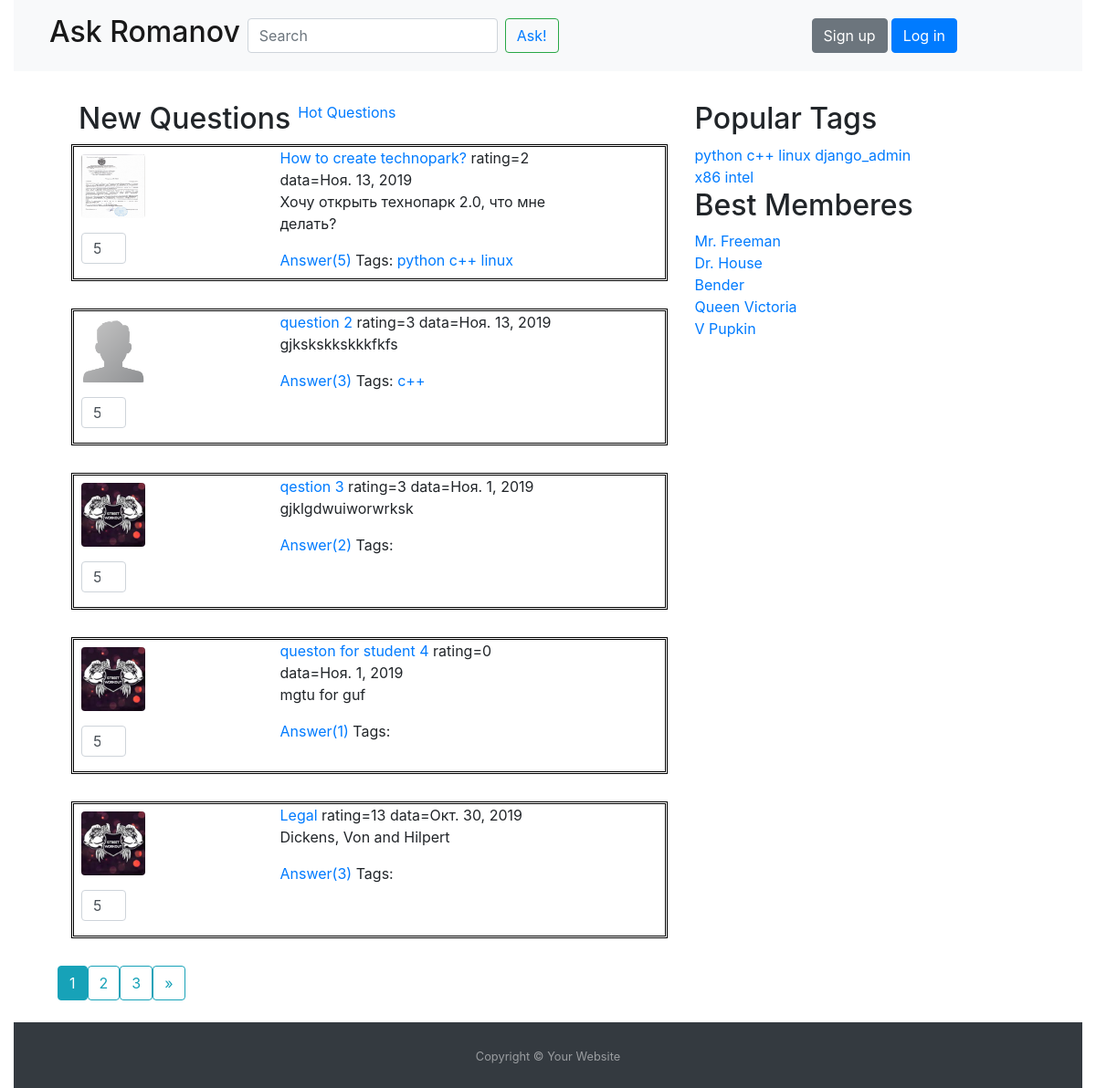
The page / on the database its author committed.
### askpupkin/models.py (models this page shows, shortened)
class Question(models.Model):
    title = models.CharField(max_length=255)
    data_create = models.DateField(auto_now_add=True)
    content = models.TextField()
    author = models.ForeignKey(User, on_delete=models.SET_NULL, blank=True, null=True)
    rating = models.IntegerField(default=0)
    tag = models.ManyToManyField(Tag, blank=True)
    objects = QuestionManager()
    @property
    def answer_count(self):
        return self.answer_set.count()

class Profile(models.Model):
    avatar = models.ImageField(default="default.png", upload_to="images/")
    rating = models.IntegerField(default=0)
    user = models.OneToOneField(User, on_delete=models.CASCADE)

class Tag(models.Model):
    tag_word = models.CharField(max_length=80)

### askpupkin/views.py (the view)
# urls.py: path('', views.question_list, name="question_list"),
def question_list(request, tag=None):
    path = request.path
    if path == '/hot':
        question_list = Question.objects.best_questions()
    elif re.match(r'^/tag/.+$', path):  # tag select
        question_list = Question.objects.filter(tag__tag_word=tag)
    else:
        question_list = Question.objects.newest_questions()
    page = paginate(question_list, request)
    paginator = page.paginator
    tags = Tag.objects.all()
    context = {'questions': page.object_list, 'tags': tags,
               'page': page, 'paginator': paginator}
    return render(request, 'index.html', context=context)

### askpupkin/models.py (called while the page is built)
    def newest_questions(self):
        return self.order_by('-data_create')

### askpupkin/views.py (called while the page is built)
def paginate(object_list, request):
    try:
        limit = int(request.GET.get('limit', 5))
    except ValueError:
        limit = 5
    if limit > 100:
        limit = 5
    try:
        page = int(request.GET.get('page', 1))
    except ValueError:
        raise Http404
    paginator = Paginator(object_list, limit)
    try:
        page = paginator.page(page)
    except EmptyPage:
        page = paginator.page(paginator.num_pages)
    return page

### askpupkin/templates/index.html
{% extends 'base.html' %}
{% load static %}
{% block content %}
    <div class="content d-flex">
        <p class="h2 ml-2 mr-2">New Questions</p>
        <a href="{% url "hot" %}"><p>Hot Questions</p></a>
    </div>
    {% for question in questions %}
        <div class="content forms">
            <div class="row">
                <div class="col-4 d-flex flex-column">
                    <img src="{{ question.author.profile.avatar.url }}" class="rounded m-2"/>
                    <input type="number" name="like" class="form-control m-2 col-3" value="5" size="2"/>
                </div>
                <div class="col-6">
                    <span><a href="{% url "question" question.id %}">{{ question.title }}</a></span>
                    <span> rating={{ question.rating }}</span>
                    <span>data={{ question.data_create }}</span>
                    <p>{{ question.content }}</p>
                    <a href="{% url 'question' question.id %}">Answer({{ question.answer_count }}) </a><span>Tags: </span>
                    {% for tag in question.tag.all %}
                        <a href="{% url 'tag' tag.tag_word %}"> {{ tag.tag_word }}
                    {% endfor %}</a>
                </div>
            </div>
        </div>
    {% endfor %}
{% endblock %}

### askpupkin/templates/base.html (shortened to what this page needs)
<!DOCTYPE html>
<html lang="en">
<head>
    {% load staticfiles %}
    <link rel="stylesheet" type="text/css" href="{% static "css/bootstrap.min.css" %}"/>
    <link rel="stylesheet" href="{% static "css/style.css" %}"/>
</head>
<body class="container-fluid">
<div class="main-block">
    <header>
        <nav class="navbar navbar-expand-md navbar-light bg-light">
            <div class="navbar-search col-9 d-flex flex-row">
                <ul class="navbar-nav">
                    <li class="nav-item active">
                        <a class="nav-link" href="/"><h2>Ask Romanov</h2></a>
                    </li>
                </ul>
                <form class="form-inline my-1">
                    <input type="text" class="form-control" placeholder="Search" aria-label="Search"/>
                    <button class="btn btn-outline-success m-2"><a href="{% url 'ask' %}"> Ask!</a></button>
                </form>
            </div>
            {% if user.is_authenticated %}
                <a href="{% url 'logout' %}?next={{ request.path }}" class="mx-1">Log out</a>
                <strong class="alert alert-success">Hello <a
                        href="{% url 'cabinet' %}"> {{ user.username }}</a></strong>
                <a href="{% url "cabinet" %}"><img src="{{ user.profile.avatar.url }}" class="rounded m-2"
                                                   alt="Avatar" width="60" height="60"/></a>
            {% else %}
                <a href="{% url "signup" %}" class="mx-1 btn btn-secondary">Sign up</a>
                <a href="{% url "login" %}?next={{ request.path }}" class="btn btn-primary">Log in</a>
            {% endif %}
        </nav>
    </header>
    <div class="main-content">
        <section class="d-flex">
            <div class="left-content ml-5 col-7">
                {% block content %}
                {% endblock %}
            </div>
            <div class="right-content col-3">
                {% block tag %}
                    <div class="content tags">
                        <h2>Popular Tags</h2>
                        {% for tag in tags %}
                            <a href="{% url "tag" tag.tag_word %}"><span>{{ tag.tag_word }}</span></a>
                        {% endfor %}
                    </div>
                {% endblock tag %}
                <div class="content memberes d-flex flex-column">
                    <h2>Best Memberes</h2>
                    <a href="#">Mr. Freeman</a>
                    <a href="#">Dr. House</a>
                    <a href="#">Bender</a>
                    <a href="#">Queen Victoria</a>
                    <a href="#">V Pupkin</a>
                </div>
            </div>
        </section>
    </div>
    {% block pagin %}
        <div class="row ml-5 justify-content-start">
            {% for num in paginator.page_range %}
                {% if page.number == num %}
                    <a class="btn btn-info mb-4" href="?page={{ num }}">{{ num }}</a>
                {% elif num > page.number|add:'-3' and num < page.number|add:'3' %}
                    <a class="btn btn-outline-info mb-4" href="?page={{ num }}">{{ num }}</a>
                {% endif %}
            {% endfor %}
            {% if page.has_next %}
                <a class="btn btn-outline-info mb-4" href="?page={{ page.next_page_number }}">&raquo;</a>
            {% endif %}
        </div>
    {% endblock %}
    <footer id="sticky-footer" class="py-4 bg-dark text-white-50">
        <div class="text-center">
            <small>Copyright &copy; Your Website</small>
        </div>
    </footer>
</div>
</body>
</html>

### askpupkin/static/css/style.css (style rules this page uses)
.main-block { display: flex; flex-direction: column; height: 100vh; }
.main-content { flex: 1 0 auto; }
#sticky-footer { flex-shrink: 0; }
.forms { width: 100%; height: 150px; margin-bottom: 30px; border: 3px double black; }
.row img { width: 70px; height: 70px; }

### rows shown on the page
Question: author.profile.avatar (picture), title "How to create technopark?", rating "2", data_create "Ноя. 13, 2019", content "Хочу открыть технопарк 2.0, что мне делать?", answer_count "5"
Tag: tag_word "python"
Tag: tag_word "c++"
Tag: tag_word "linux"
Question: author.profile.avatar (placeholder picture), title "question 2", rating "3", data_create "Ноя. 13, 2019", content "gjkskskkskkkfkfs", answer_count "3"
Question: author.profile.avatar (picture), title "qestion 3", rating "3", data_create "Ноя. 1, 2019", content "gjklgdwuiworwrksk", answer_count "2"
Question: author.profile.avatar (picture), title "queston for student 4", rating "0", data_create "Ноя. 1, 2019", content "mgtu for guf", answer_count "1"
Question: author.profile.avatar (picture), title "Legal", rating "13", data_create "Окт. 30, 2019", content "Dickens, Von and Hilpert", answer_count "3"
Tag: tag_word "django_admin"
Tag: tag_word "x86"
Tag: tag_word "intel"

### other values the page prints
{{ num }} "1"
{{ num }} "2" "3"
